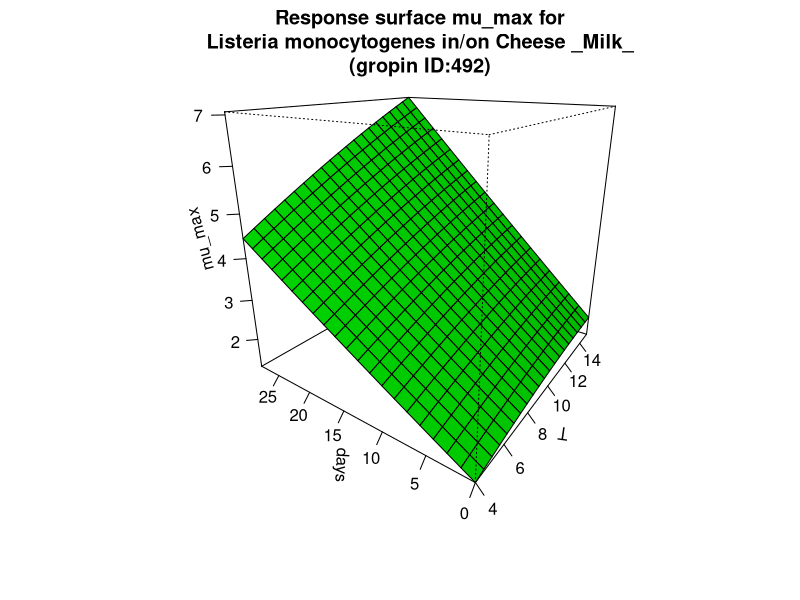

This figure's R source:
#############################
# start of Parameter script
#############################
T <- seq(3.996003996004,15.015,length.out=21)
days <- seq(0,28.028,length.out=21)
#############################
# end of Parameter script
#############################
############################# 
# start of Model script Gropin ID 492 
#############################
 
# constant coefficients for this model
 
variables <- data.frame(T,days)
argumentsPar <- expand.grid(variables)
 
# heart of the model
response_surface <- function(T,days) {
   mumax <-0.89+0.081*days+0.11*T+0.000192*(days^2)-0.0034*(T^2)+0.0068*T*days

return(mumax=mumax)
} 

# output parameters
mumax <- cbind(argumentsPar,response_surface(argumentsPar['T'],argumentsPar['days']))
colnames(mumax) <- c(colnames(argumentsPar),'mumax')
#############################
# End of Model script
#############################
############################# 
# start of Visualisation script Gropin ID 492 
#############################
persp(T,days,matrix(unlist(mumax$mumax),nrow=21),col = 'green',xlab='T',ylab='days',zlab='mu_max',main='Response surface mu_max for
Listeria monocytogenes in/on Cheese _Milk_
(gropin ID:492)',theta=305,phi=20,shade=0.25,ticktype = 'detailed')
#############################
# End of Visualisation script
#############################
